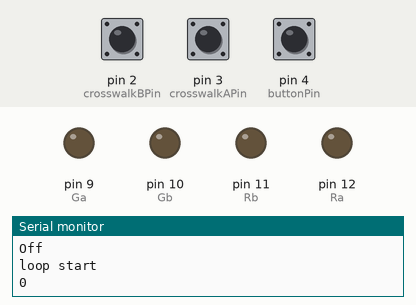
Recording of a sketch running on a simulated Arduino Uno, built with avr-gcc and run on an emulated ATmega328P. Shown: output pins drawn as LEDs (lit = HIGH), the last lines printed to the serial monitor. Inputs (shaded band) come from the test bench; at power-on: pin 4 (buttonPin) LOW, pin 2 (crosswalkBPin) LOW, pin 3 (crosswalkAPin) LOW.

Above: at 2.8 s.
2.9 s: pin 4 (buttonPin) pulled HIGH for 1.2 s
At 5.1 s:
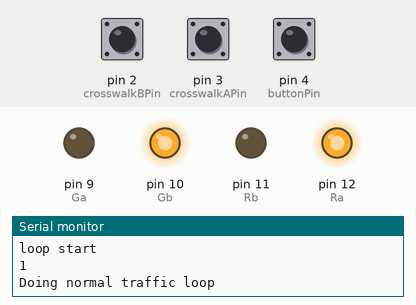
8.2 s: pin 2 (crosswalkBPin) pulled HIGH for 1.2 s
12.5 s: pin 3 (crosswalkAPin) pulled HIGH for 1.2 s
17.8 s: pin 4 (buttonPin) pulled HIGH for 1.2 s
At 20.1 s:
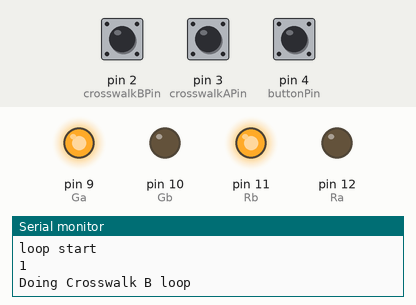
23.1 s: pin 4 (buttonPin) pulled HIGH for 3.2 s
At 25.8 s:
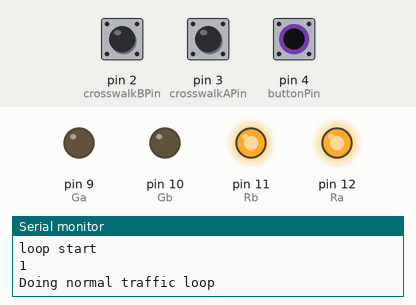
Timing chart, 0 to 27.5 s (numbered marks = the images above; inputs shaded):
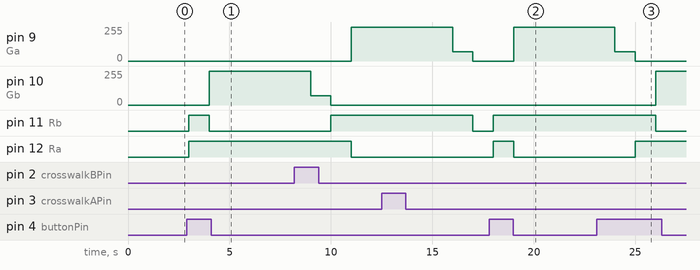

The sketch:

TrafficControllerWithCrosswalk.ino
```cpp
/**
 * Lab *? Part One
 * Traffic Controller
 *
 */

//LED Port Declarations
const int Ra = 12;
const int Ga = 9;
const int Rb = 11;
const int Gb = 10;
const int buttonPin = 4;
const int crosswalkAPin = 3;
const int crosswalkBPin = 2;

//int SWITCH = HIGH;
int reading = LOW;
//int previous = LOW;
int loopMode = 0;  //0 = normal loop, 1 = crosswalk A = 1, crossswalk B = 2;

int brightnessHigh = 255;
int brightnessLow = 70;
int brightnessOff = 0;

//// the follow variables are long's because the time, measured in miliseconds,
//// will quickly become a bigger number than can be stored in an int.
//long time = 0;         // the last time the output pin was toggled
//long debounce = 200;   // the debounce time, increase if the output flickers

void setup()
{
  // declare pin 9 to be an output for pwm:
  pinMode(Ga, OUTPUT);
  pinMode(Gb, OUTPUT);
  //Ra and Rb are seperate normal outputs for red leds
  pinMode(Ra, OUTPUT);
  pinMode(Rb, OUTPUT);
  pinMode(buttonPin, INPUT);
  attachInterrupt(digitalPinToInterrupt(crosswalkAPin), crosswalkA_ISR, RISING);
  attachInterrupt(digitalPinToInterrupt(crosswalkBPin), crosswalkB_ISR, RISING);

  Serial.begin(9600);
}


/**
 * State Machine
 */
void loop()
{
  //Read current button state (used as a switch)
  reading = digitalRead(buttonPin);
    Serial.println("loop start");
  Serial.println(reading);

//
//  // if the input just went from LOW and HIGH and we've waited long enough
//  // to ignore any noise on the circuit, toggle the current switch state
//  if (reading == HIGH && previous == LOW && millis() - time > debounce)
//  {
//    if (SWITCH == HIGH)
//      SWITCH = LOW;
//    else
//      SWITCH = HIGH;
//
//    time = millis();
//  }
//  previous = reading;

  int state;
  if(reading == HIGH)
  {
    if(loopMode==0 || loopMode==3){
      normalTrafficLoop();
    }
    else if(loopMode==1){
      crosswalkALoop();
    }
    else if(loopMode==2){
      crosswalkBLoop();
    }


    }
     else
     {
        //turn all LEDs off:
        for(int thisPin = 9; thisPin <= 12; thisPin++)
        {
          digitalWrite(thisPin, LOW);
        }
       delay(1000);
       Serial.println("Off");
     }
}

void normalTrafficLoop(){

    loopMode = 0;       //reset the flag
    Serial.println("Doing normal traffic loop");
      digitalWrite(Ra, HIGH);
      digitalWrite(Rb, HIGH);
      delay(1000);
      digitalWrite(Rb, LOW);
      analogWrite(Gb, brightnessHigh);
      delay(5000);
      analogWrite(Gb, brightnessLow);
      delay(1000);
      analogWrite(Gb, brightnessOff);

    //Ga, Rb = HIGH
      digitalWrite(Rb, HIGH);
      delay(1000);
      digitalWrite(Ra, LOW);
      analogWrite(Ga, brightnessHigh);
      delay(5000);
      analogWrite(Ga, brightnessLow);
      delay(1000);
      analogWrite(Ga, brightnessOff);

}

void crosswalkALoop(){

      loopMode = 3;       //reset the flag to 3, prevents running two back to back crosswalk cycles
    Serial.println("Doing Crosswalk A loop");
      digitalWrite(Ra, HIGH);
      digitalWrite(Rb, HIGH);
      delay(1000);
      digitalWrite(Rb, LOW);
      analogWrite(Gb, brightnessHigh);
      delay(5000);
      analogWrite(Gb, brightnessLow);
      delay(1000);
      analogWrite(Gb, brightnessOff);

}

void crosswalkBLoop(){

    loopMode = 3;       //reset the flag to 3, prevents running two back to back crosswalk cycles
    Serial.println("Doing Crosswalk B loop");
      digitalWrite(Ra, HIGH);
      digitalWrite(Rb, HIGH);
      delay(1000);
      digitalWrite(Ra, LOW);
      analogWrite(Ga, brightnessHigh);
      delay(5000);
      analogWrite(Ga, brightnessLow);
      delay(1000);
      analogWrite(Ga, brightnessOff);

}

/**
 * Interrupt handlers for the crosswalk buttons
 */

void crosswalkA_ISR() {

    Serial.println("Crosswalk A triggered");
  if(loopMode==0){      //if the flag is set to 3 a crosswalk loop was just executed, prevent it from doing two crosswalk cycles back to back.  Also don't trigger if a crosswalk button has already been pushed.
    loopMode = 1;       //set the flag to run the crosswalk A cycle at the end of the current one
  }
}

void crosswalkB_ISR() {

    Serial.println("Crosswalk B triggered");
 if(loopMode==0){      //if the flag is set to 3 a crosswalk loop was just executed, prevent it from doing two crosswalk cycles back to back
  loopMode = 2;       //set the flag to run the crosswalk B cycle at the end of the current one
 }
}
```

Measured:
- after the input at 2.9 s, pin 10 (Gb): 0/255 → 255/255 after 1.1 s; pin 11 (Rb): LOW → HIGH after 0.10 s, → LOW 1.0 s later; pin 12 (Ra): LOW → HIGH after 0.10 s
- after the input at 17.8 s, pin 9 (Ga): 0/255 → 255/255 after 1.2 s; pin 11 (Rb): LOW → HIGH after 0.20 s; pin 12 (Ra): LOW → HIGH after 0.20 s, → LOW 1.0 s later
- after the input at 23.1 s, pin 10 (Gb): 0/255 → 255/255 after 2.9 s; pin 11 (Rb): HIGH → LOW after 2.9 s instead of 1.9 s; pin 12 (Ra): LOW → HIGH after 1.9 s
